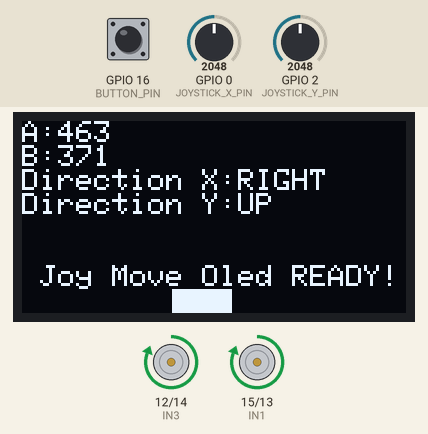
This sketch was run on a simulated ESP32. Parts: 128×64 one-colour display, motor-driver pin pairs drawn as motors (green arrow = first pin HIGH = forward, orange = second pin HIGH = backward, longer = more drive). Inputs (shaded band) come from the test bench; at power-on: GPIO 2 (JOYSTICK_Y_PIN) = 2048, GPIO 16 (BUTTON_PIN) HIGH, GPIO 0 (JOYSTICK_X_PIN) = 2048. The display library's start-up logo is not drawn.

Above: at 5.2 s.
5.3 s: GPIO 2 (JOYSTICK_Y_PIN) set to 1947
At 5.7 s:
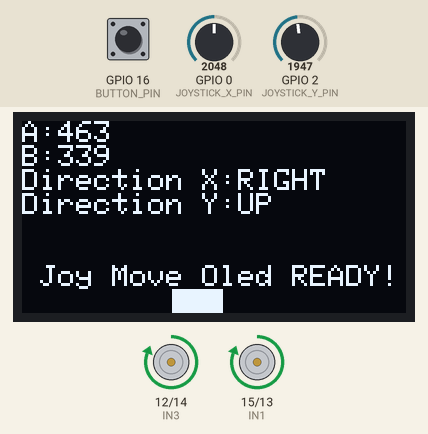
6.8 s: GPIO 2 (JOYSTICK_Y_PIN) set to 1878
At 7.9 s:
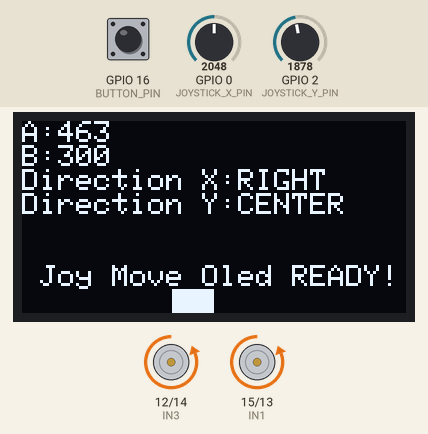
8.4 s: GPIO 16 (BUTTON_PIN) pulled LOW for 0.15 s
At 10.5 s:
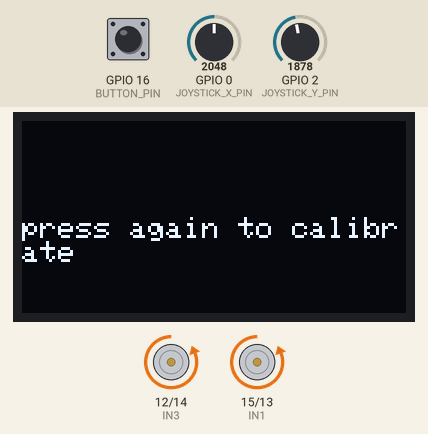
11.5 s: GPIO 0 (JOYSTICK_X_PIN) set to 2669
At 14.47 s:
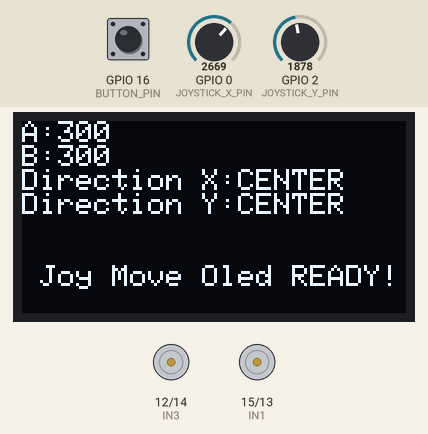
14.5 s: GPIO 0 (JOYSTICK_X_PIN) set to 2771
At 15.0 s:
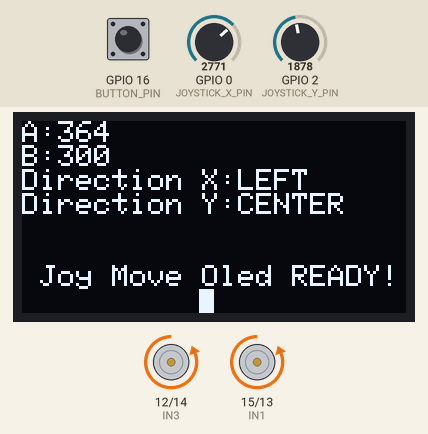
16.1 s: GPIO 16 (BUTTON_PIN) pulled LOW for 3.2 s
At 20.2 s:
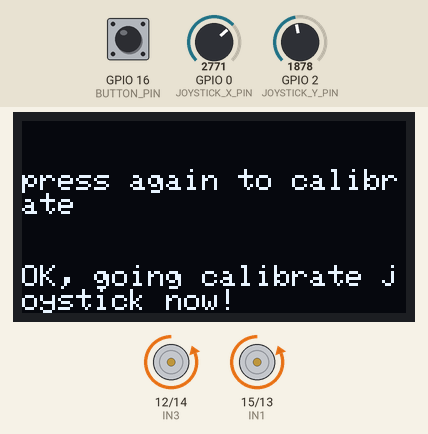
Timing chart, 0 to 21.7 s (numbered marks = the images above; inputs shaded):
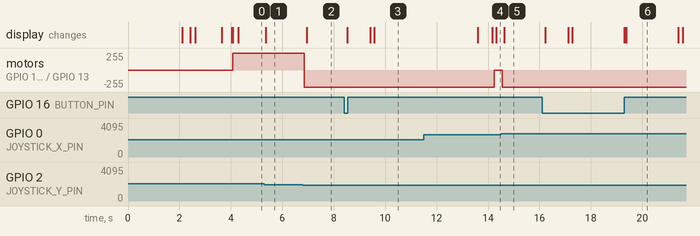

The sketch:

joy_move_oled_esp32__joystick_command_2_motors.ino
```cpp
// (licence header left out)
#include "Drive.h"
#include "JoyMove.h"

#include "LolinOled.h"

#include <Wire.h>
#include <Adafruit_GFX.h>
#include <Adafruit_SSD1306.h>

#define JOYSTICK_X_PIN      0 //so boot button is unusable, to use it change pin to 12,13,14,15
#define JOYSTICK_Y_PIN      2

#define OLED_SDA_PIN 5
#define OLED_SCL_PIN 4

#define BUTTON_PIN 16

//Define L298N pin mappings (the two jumpers are plugged in)
const int IN1 = 15;
const int IN2 = 13;
const int IN3 = 12;
const int IN4 = 14;

//minimum of 12V znd also gives out 5V to power the board
Drive drive(IN1, IN2, IN3, IN4);

Adafruit_SSD1306 display(SCREEN_WIDTH, SCREEN_HEIGHT, &Wire, -1);
LolinOled loled( &display );

JoyMove joymove(JOYSTICK_X_PIN, JOYSTICK_Y_PIN, &drive, &loled );

void setup() {
  pinMode(BUTTON_PIN, INPUT);
  Serial.begin(115200);
  analogSetAttenuation(ADC_11db); // Set the ADC attenuation to 11 dB (up to ~3.3V input)
  Wire.begin( OLED_SDA_PIN, OLED_SCL_PIN ); // Initialize I2C

  loled.start();
  joymove.start();
  delay(1000);
  joymove.ready();
}
unsigned long timep_in=0, timep_out=100; //refresh time display in milliseconds
void loop() {
  if(timep_in == 0)
    timep_in = millis();
  if( timep_out < millis() - timep_in ){
    timep_in = millis();
    loled.writeAtRow( joymove.get_txt_speed_A(), 0 );
    loled.writeAtRow( joymove.get_txt_speed_B(), 1 );
    loled.writeAtRow( joymove.get_txt_direction_X(), 2 );
    loled.writeAtRow( joymove.get_txt_direction_Y(), 3 );

  }
  joymove.update();
  if (digitalRead(BUTTON_PIN) == LOW)
    joymove.calibration( BUTTON_PIN );
}
```

Drive.cpp
```cpp
/*
  Drive.h - Library for controlling Robot Car with L298x bridge series
  Created by Oladapo E. Ajala, November 13, 2018.
  Released into the public domain.
  Copy right InvenTech llc.
*/
/*modified by G.Catanzariti 01/05/2025*/
#include "Arduino.h"
#include "Drive.h"

#define LOW 0

Drive::Drive(int IN1, int IN2, int IN3, int IN4)
{
  pinMode(IN1, OUTPUT);
  pinMode(IN2, OUTPUT);
  pinMode(IN3, OUTPUT);
  pinMode(IN4, OUTPUT);
  _IN1 = IN1;
  _IN2 = IN2;
  _IN3 = IN3;
  _IN4 = IN4;
}

bool Drive::moveForward(int speedA, int speedB)
{
  analogWrite(_IN1, speedA);
  analogWrite(_IN2, LOW);
  analogWrite(_IN3, speedB);
  analogWrite(_IN4, LOW);
  return true;
}

bool Drive::moveBackward(int speedA, int speedB)
{
  analogWrite(_IN1, LOW);
  analogWrite(_IN2, speedA);
  analogWrite(_IN3, LOW);
  analogWrite(_IN4, speedB);
  return true;
}

bool Drive::turnLeft(int speedA, int speedB)
{
  analogWrite(_IN1, speedA);
  analogWrite(_IN2, LOW);
  analogWrite(_IN3, LOW);
  analogWrite(_IN4, speedB);
  return true;
}

bool Drive::turnRight(int speedA, int speedB)
{
  analogWrite(_IN1, LOW);
  analogWrite(_IN2, speedA);
  analogWrite(_IN3, speedB);
  analogWrite(_IN4, LOW);
  return true;
}

bool Drive::stopMoving()
{
  analogWrite(_IN1, LOW);
  analogWrite(_IN2, LOW);
  analogWrite(_IN3, LOW);
  analogWrite(_IN4, LOW);
  return true;
}
```

Drive.h
```cpp
/*
  Drive.h - Library for controlling Robot Car with L298x bridge series
  Created by Oladapo E. Ajala, November 13, 2018.
  Released into the public domain.
  Copy right InvenTech inc.
*/
/*modified by G.Catanzariti 01/05/2025*/
#ifndef Drive_h
#define Drive_h

#include "Arduino.h"

class Drive
{
  public:
    Drive(int IN1, int IN2, int IN3, int IN4);
    bool moveForward(int, int);
    bool moveBackward(int, int);
    bool turnRight(int, int);
    bool turnLeft(int, int);
    bool stopMoving();
  private:
	int _IN1;
	int	_IN2;
	int _IN3;
	int _IN4;
};

#endif
```

JoyMove.cpp
```cpp
// (licence header left out)
#include "Arduino.h"
#include "JoyMove.h"
#include "Drive.h"

JoyMove::JoyMove(int px, int py, Drive *dr, LolinOled *ol){
  joy.pinX = px;
  joy.pinY = py;
  thedrive = dr;
  oled = ol;
  is_started = false;
  txtA = (char *)malloc(21);
  txtB = (char *)malloc(21);
  bufint = (char *)malloc(10);
}
void JoyMove::start(){
  begin();
  is_started = true;
}
void JoyMove::begin(){
  outln("Set default calibration.");
  joy.cX = PRESET_CENTER_X;
  joy.cY = PRESET_CENTER_Y;
  joy.mX = joy.mY = PRESET_MIN;
  joy.MX = joy.MY = PRESET_MAX;
  ready();
}
void JoyMove::begin(int px, int py){
  joy.cX = px;
  joy.cY = py;
  ready();
}
void JoyMove::calibration(int butpin ){
  unsigned long timein, timeout;
  bool pressed = false;
  timein = millis();
  timeout = 5000;
  clear();
  outln("press again to calibrate\n\n");
  while( timeout > ( millis() - timein )){
    delay(1000);
    if(Serial.available())
      break;
    if (digitalRead( butpin ) == LOW){
      pressed = true;
      break;
    }
  }
  if( pressed ){
    pressed = false;
    timein = millis();
    while( timeout > ( millis() - timein )){
      delay(1000);
      if (digitalRead( butpin ) == LOW){
        pressed = true;
        break;
      }
    }
  }
  if( pressed ){
      outln("OK, going calibrate joystick now!");
      delay(2000);
      if( !calibrate() ){
        outln("Error calibration. Set default values.");
        begin();
      }else{
        outln("Calibration success! Saving data...");
        delay(2000);
        clear();
        //save_calibration_data();
        is_started = true;
      }
    }else
      begin();
}
void JoyMove::update(){
  if( ! is_started )
    return;
  read_joy_calibrate_MIN_to_MAX();
  //print_stats(0,0);
  if( joy.CX <= JOY_MIN && joy.CY <= JOY_MIN )
    thedrive->stopMoving();
  else{
    if( joy.dirX == JOY_DIR_LEFT )
      if( joy.dirY == JOY_DIR_UP )
        thedrive->moveForward( joy.CX, joy.CY );
      if( joy.dirY == JOY_DIR_DOWN )
        thedrive->moveBackward ( joy.CX, joy.CY );

    if( joy.dirX == JOY_DIR_RIGHT )
      if( joy.dirY == JOY_DIR_UP )
        thedrive->moveForward( joy.CX, joy.CY );
      if( joy.dirY == JOY_DIR_DOWN )
        thedrive->moveBackward ( joy.CX, joy.CY );
  }
}
int JoyMove::get_speed_A(){
  return joy.CX;
}
int JoyMove::get_speed_B(){
  return joy.CY;
}
char *JoyMove::get_txt_speed_A(){
  txtA[0]='A'; txtA[1]=':';
  strncpy( txtA+2, itoa( joy.CX, bufint, 10 ), 6);
  oled->drawSemiBarLeft( 7, joy.CX, JOY_MIN, JOY_MAX );
  return txtA;
}
char *JoyMove::get_txt_speed_B(){
  txtB[0]='B'; txtB[1]=':';
  strncpy( txtB+2, itoa( joy.CY, bufint, 10 ), 6);
  oled->drawSemiBarRight( 7, joy.CY, JOY_MIN, JOY_MAX );
  return txtB;
}
char *JoyMove::get_txt_direction_X(){
  if( joy.CX <= JOY_MIN ){
    strcpy( txtA, "Direction X:CENTER" );
    return txtA;
  }else strcpy( txtA, "Direction X:" );
  if( joy.dirX == JOY_DIR_LEFT )
    strncpy( txtA+12, "LEFT", 5);
  if( joy.dirX == JOY_DIR_RIGHT )
    strncpy( txtA+12, "RIGHT", 6);
  return txtA;
}
char *JoyMove::get_txt_direction_Y(){
  if( joy.CY <= JOY_MIN ){
    strcpy( txtB, "Direction Y:CENTER" );
    return txtB;
  }else strcpy( txtB, "Direction Y:" );
  if( joy.dirY == JOY_DIR_UP )
    strncpy( txtB+12, "UP", 3);
  if( joy.dirY == JOY_DIR_DOWN )
    strncpy( txtB+12, "DOWN", 5);
  return txtB;
}

void JoyMove::read_JOY(){
  float fx = analogRead(joy.pinX)/5;
  float fy = analogRead(joy.pinY)/5;
  int X = fx*5;
  int Y = fy*5;

  //avoiding little moving
  int roundX_A = joy.cX - JOY_APPROX_ROUND_CENTER_JOYSTICK;
  int roundX_B = joy.cX + JOY_APPROX_ROUND_CENTER_JOYSTICK;
  int roundY_A = joy.cY - JOY_APPROX_ROUND_CENTER_JOYSTICK;
  int roundY_B = joy.cY + JOY_APPROX_ROUND_CENTER_JOYSTICK;

  joy.X = ( X > roundX_A && X < roundX_B ) ? joy.cX : X;
  joy.Y = ( Y > roundY_A && Y < roundY_B ) ? joy.cY : Y;

  joy.dirX = ( joy.X <= joy.cX ) ? JOY_DIR_RIGHT : joy.dirX;
  joy.dirX = ( joy.X > joy.cX ) ? JOY_DIR_LEFT : joy.dirX;
  joy.dirY = ( joy.Y <= joy.cY ) ? JOY_DIR_DOWN : joy.dirY;
  joy.dirY = ( joy.Y > joy.cY ) ? JOY_DIR_UP : joy.dirY;
}
void JoyMove::read_joy_calibrate_MIN_to_MAX(){
  read_JOY();
  if( joy.dirX == JOY_DIR_RIGHT )
    joy.CX = map( joy.X, joy.mX, joy.cX, JOY_MAX, JOY_MIN );
  if( joy.dirX == JOY_DIR_LEFT )
    joy.CX = map( joy.X, joy.cX, joy.MX, JOY_MIN, JOY_MAX );
  if( joy.dirY == JOY_DIR_DOWN )
    joy.CY = map( joy.Y, joy.mY, joy.cY, JOY_MAX, JOY_MIN );
  if( joy.dirY == JOY_DIR_UP )
    joy.CY = map( joy.Y, joy.cY, joy.MY, JOY_MIN, JOY_MAX );
}
bool JoyMove::calibrate(){
  unsigned long timenow;
  float fx,fy;
  int X,Y;

  outln("Center the joystick and wait end center-calibration (2 seconds)");
  delay(2000);
  outln("started...");

  timenow = millis();
  while( 2000 > ( millis() - timenow )){
    fx = analogRead(joy.pinX)/5;
    fy = analogRead(joy.pinY)/5;
    X = fx*5;
    Y = fy*5;
    joy.cX = joy.mX = joy.MX = X;
    joy.cY = joy.mY = joy.MY = Y;
  }
  outln("done.");

  outln("Make 2 rotation for 360° the joystick and wait end calibration (3 seconds)");
  delay(2000);
  outln("started...");

  timenow = millis();
  while( 3000 > ( millis() - timenow )){
    fx = analogRead(joy.pinX)/5;
    fy = analogRead(joy.pinY)/5;
    X = fx*5;
    Y = fy*5;
    joy.mX = ( X < joy.mX ? X : joy.mX );
    joy.mY = ( Y < joy.mY ? Y : joy.mY );
    joy.MX = ( X > joy.MX ? X : joy.MX );
    joy.MY = ( Y > joy.MY ? Y : joy.MY );
  }
  outln("done.");
  if( joy.cX <= 0 || joy.mX == joy.cX || joy.MX == joy.mX || joy.MX == joy.cX )
    return false;
  return true;
}
void JoyMove::print_stats(int m1, int m2 ){
return;
  char s[]="                                                                                                                         ";
  sprintf(s, "joy.X:%d\tjoy.Y:%d\tcX:%d\tcY:%d\tmX:%d\tmY:%d\tMX:%d\tMY%d\tCX:%d\tCY:%d", joy.X, joy.Y, joy.cX, joy.cY, joy.mX, joy.mY, joy.MX, joy.MY, joy.CX, joy.CY );
  outln( s );
}
void JoyMove::out(String s){
  //Serial.print(s);
  oled->push(s);
}
void JoyMove::outln(String s){
  s += "\r\n";
  //Serial.println(s);
  oled->push(s);
}
void JoyMove::ready(){
  outln("\r\n \r\n \r\n \r\n \r\n \r\n \r\n Joy Move Oled READY!");
}
void JoyMove::clear(){
  outln(" \n\n \n\n \n\n \n\n \n\n \n\n \n\n \n\n");
}
```

JoyMove.h
```cpp
// (licence header left out)
#ifndef JoyMove_h
#define JoyMove_h

#include "Arduino.h"
#include "Drive.h"
#include "LolinOled.h"

#define JOY_APPROX_ROUND_CENTER_JOYSTICK 100
#define JOY_DIR_LEFT 0
#define JOY_DIR_RIGHT 1
#define JOY_DIR_UP 2
#define JOY_DIR_DOWN 3
#define JOY_MIN 300
#define JOY_MAX 1023

#define PRESET_CENTER_X 2640
#define PRESET_CENTER_Y 1820
#define PRESET_MIN 0
#define PRESET_MAX 4095

class JoyMove
{
  public:
    JoyMove(int, int, Drive *, LolinOled *);
    void begin();
    void begin(int, int);
    void update();
    int get_speed_A();
    int get_speed_B();
    char *get_txt_speed_A();
    char *get_txt_speed_B();
    char *get_txt_direction_X();
    char *get_txt_direction_Y();
    void calibration(int);
    void start();
    void out(String);
    void outln(String);
    void ready();
    void clear();
  private:
    Drive *thedrive;
    bool calibrate();
    struct JOYSTICK_DATA{
      int pinX,pinY; //pins
      int X,Y; //direct values
      int cX,cY; //centered
      int mX,mY; //minimum
      int MX,MY; //maximum
      int dirX,dirY; //directions
      int CX,CY; //calibrated
    };
    typedef struct JOYSTICK_DATA JOY;
    JOY joy;
    void print_stats(int, int );
    void read_joy_calibrate_MIN_to_MAX();
    void read_JOY();
    //void delayP(int sec);
    void save_calibration_data();
    void load_calibration_data();
    bool is_started;
    LolinOled *oled;
    char *txtA, *txtB, *bufint;
};
#endif
```

LolinOled.cpp
```cpp
// (licence header left out)
#include "Arduino.h"
#include "LolinOled.h"

LolinOled::LolinOled(Adafruit_SSD1306 *dis){
  cnt_row = 0;
  cnt_char = 0;
  cols = 21;
  rows = 8;
  //allocation of text buffer array
  for(int i=0; i<rows; i++){
    textbuf[i] = (char *)malloc(cols + 1); //last is EOL end of line
    textbuf[i][0]='\0'; //put EOL char at begin of string, empty string
  }
  disp = dis;
}
void LolinOled::start(){
  disp->begin(SSD1306_SWITCHCAPVCC, OLED_ADDR);
  disp->display();
  delay(2000); // Pause for 2 seconds
  disp->clearDisplay();
  //prepare display
  disp->setTextSize(1);
  disp->setTextColor(WHITE);
  disp->setCursor(0,0);
}
void LolinOled::flush(){
  disp->flush();
  disp->display();
}
void LolinOled::shiftUp(){ //scroll to up
  for(int i=0;i<(rows-1);i++) //copy any line to previous line
    sprintf( textbuf[i], "%.*s", strlen(textbuf[i+1]), textbuf[i+1] );
}
void LolinOled::writeTextBuf(){ //send to display
  for(int i=0;i<rows;i++){
    disp->setCursor( 0, 8*i ); //position cursor on calculated y on display
    disp->println( textbuf[i] );
  }
  disp->display();
}
void LolinOled::push(String str) {
  char c = '\0';
  int i = 0, l = str.length();
  String readString="";
  //polling from str
  while ( i < l) {
    c = str.charAt( i++ );
    if( c == '\r' ) continue; //drop this special char
    if( c != '\n' ){ //adding c while lenght of temp buffer is minor than cols
      readString += c;
      cnt_char++;
    }
    //if temp buffer lenght is minor of cols and last char is newline
    //OR char counter is equal to cols
    //then line is ready to go
    if( c == '\n' || cnt_char == cols ){
      disp->setTextColor( BLACK, BLACK ); //black on black simulate deleting old line
      writeTextBuf();
      if( ++cnt_row == rows ){ //last line is gone, then scroll all to up
        shiftUp();
        cnt_row--; //now a next line is more available
      }
      //send temp buffer to text display buffer
      snprintf( textbuf[cnt_row], readString.length()+1, "%s\n", readString.c_str() );
      //now text is written white on black
      disp->setTextColor( WHITE, BLACK );
      writeTextBuf();
      //reset line
      readString="";
      cnt_char = 0;
    }
  }
}
void LolinOled::writeAtRow(char *txt, int r){
  disp->setTextColor( BLACK, BLACK ); //black on black simulate deleting old line
  disp->setCursor( 0, 8*r );
  disp->print( textbuf[r] );
  disp->setTextColor( WHITE, BLACK );
  disp->setCursor( 0, 8*r );
  disp->print( txt );
  disp->display();
  strncpy( textbuf[r], txt, cols );
}
void LolinOled::drawSemiBarLeft(int row, int vx, int min, int max){
  int px = map( vx, min, max, 0, SCREEN_WIDTH/2 );
  disp->fillRect( SCREEN_WIDTH/2-px, row*8, px, 8, WHITE );
  disp->fillRect( 0, row*8, SCREEN_WIDTH/2-px, 8, BLACK );
}
void LolinOled::drawSemiBarRight(int row, int vx, int min, int max){
  int px = map( vx, min, max, 0, SCREEN_WIDTH/2 );
  disp->fillRect( SCREEN_WIDTH/2, row*8, px, 8, WHITE );
  disp->fillRect( SCREEN_WIDTH/2+px, row*8, SCREEN_WIDTH/2-px, 8, BLACK );
}
```

LolinOled.h
```cpp
// (licence header left out)
#ifndef LolinOled_h
#define LolinOled_h
#include <Wire.h>
#include <Adafruit_GFX.h>
#include <Adafruit_SSD1306.h>

// OLED display TWI address
#define OLED_ADDR   0x3C
// Reset pin not used on 4-pin OLED module
//Adafruit_SSD1306 display(-1);

#define SCREEN_WIDTH 128
#define SCREEN_HEIGHT 64

// Initialize with the I2C addr 0x3C (for the 128x64)
// Always reset the display at the beginning

#include "Arduino.h"

class LolinOled
{
  public:
    LolinOled(Adafruit_SSD1306 *);
    void start();
    void flush();
    void push(String);
    void shiftUp();
    void writeTextBuf();
    void writeAtRow(char *, int);
    void drawSemiBarLeft(int, int, int, int);
    void drawSemiBarRight(int, int, int, int);
  private:
    int cnt_row; //row counter
    int cnt_char; //col counter
    int cols; //maximum cols of oled display
    int rows; //maximum rows of oled display
    char *textbuf[8]; //two dimensional array of char
    Adafruit_SSD1306 *disp;
};
#endif
```

Measured:
- the behaviour switches between 1920 and 1919 on GPIO 2 (JOYSTICK_Y_PIN) (found by bisection; images 1 and 2)
- the behaviour switches between 2739 and 2740 on GPIO 0 (JOYSTICK_X_PIN) (found by bisection; images 4 and 5)
- after the input at 5.3 s, the display: changes after 0.06 s (image 1)
- after the input at 6.8 s, motor on GPIO 12 (IN3) / GPIO 14 (IN4), motor on GPIO 15 (IN1) / GPIO 13 (IN2): forward 255/255 → backward 255/255 after 0.05 s; the display: changes after 0.16 s (image 2)
- after the input at 8.4 s, the display: first changes after 0.12 s (image 3 shows a later state)
- after the input at 11.5 s, motor on GPIO 12 (IN3) / GPIO 14 (IN4), motor on GPIO 15 (IN1) / GPIO 13 (IN2): backward 255/255 → stopped after 2.7 s
- after the input at 14.5 s, motor on GPIO 12 (IN3) / GPIO 14 (IN4), motor on GPIO 15 (IN1) / GPIO 13 (IN2): stopped → backward 255/255 after 0.05 s; the display: changes after 0.12 s (image 5)
- after the input at 16.1 s, the display: first changes after 0.12 s (image 6 shows a later state)
